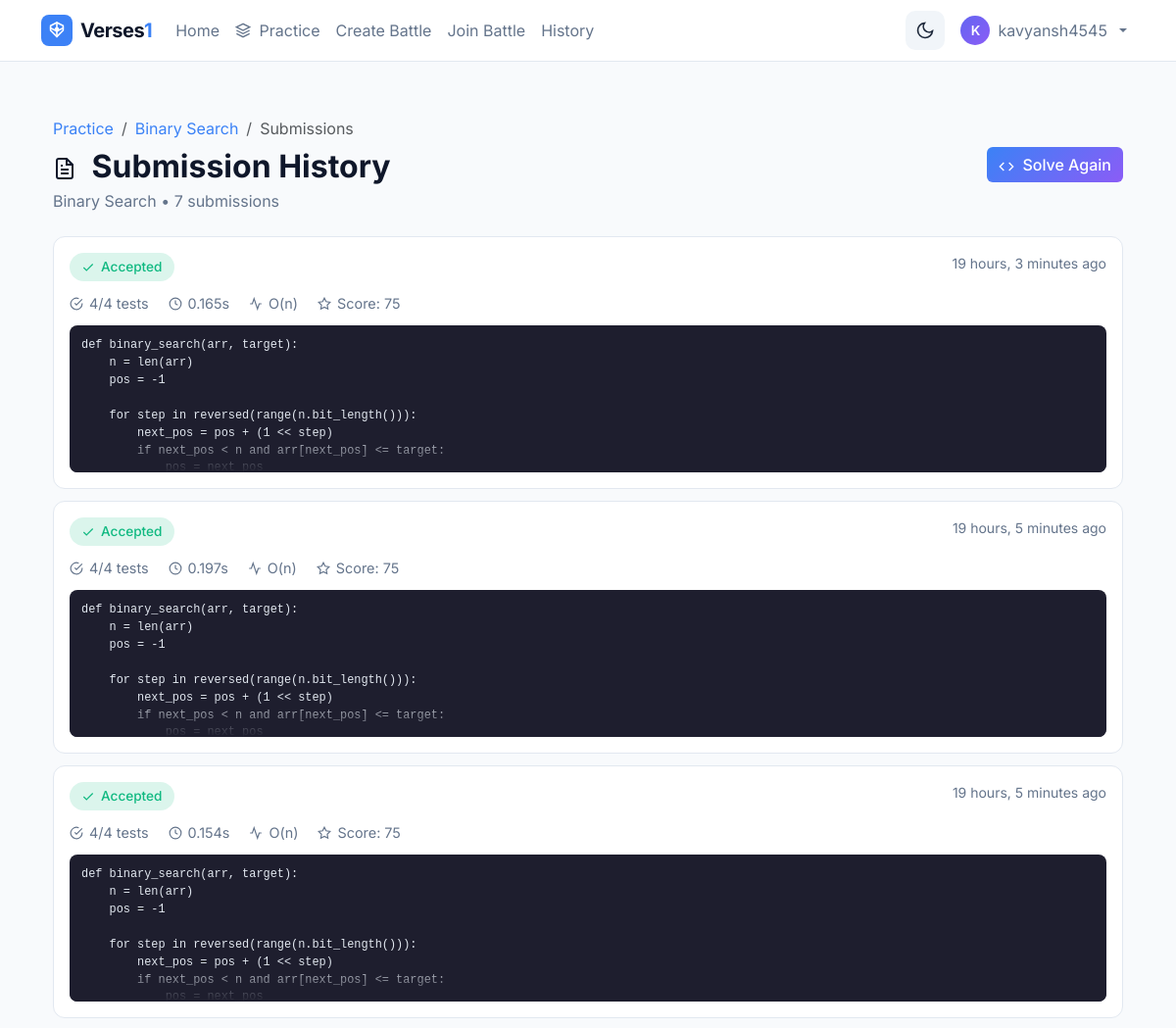
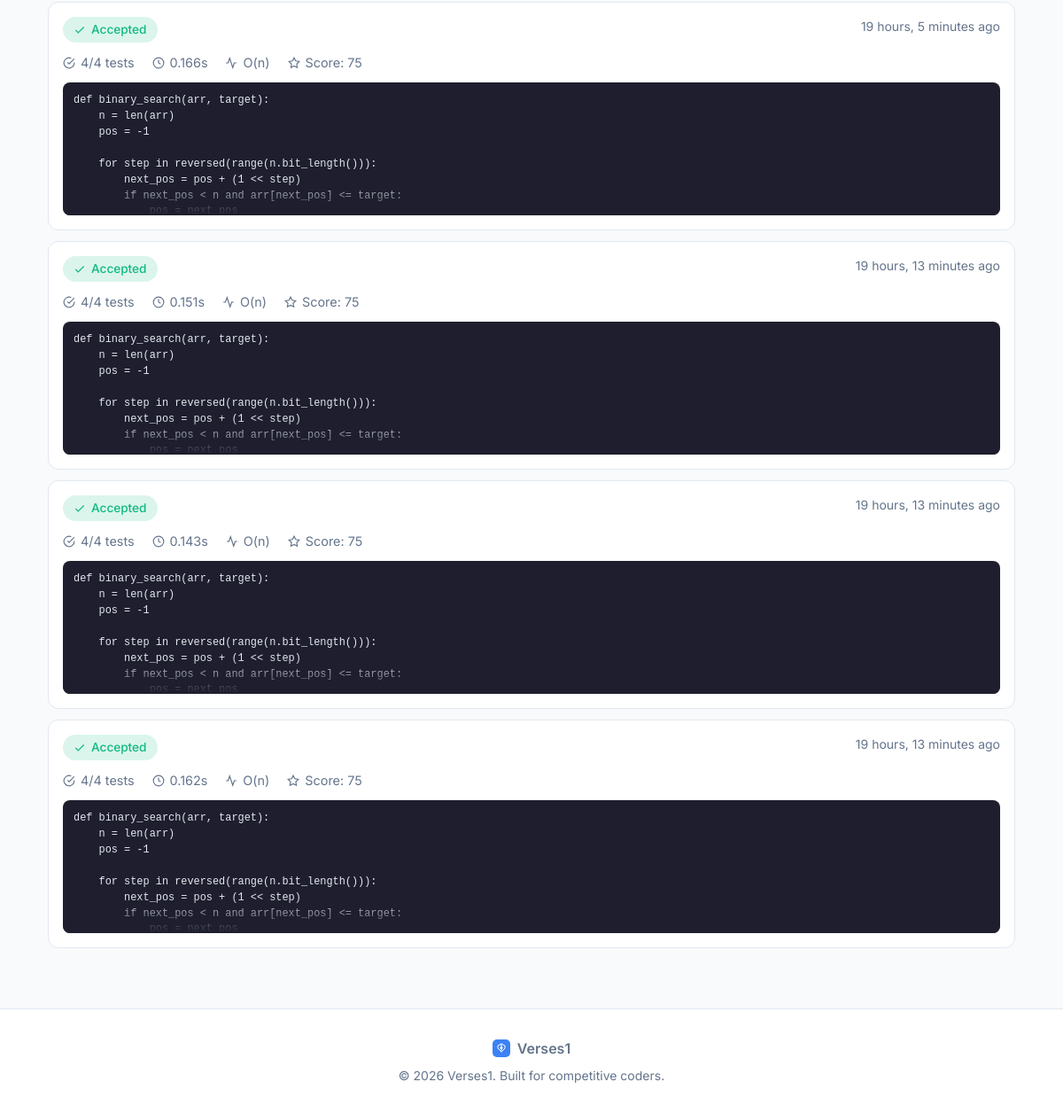
Screenshot of /practice/binary-search/submissions/ (signed in) with the database file from the repository (2 pictures, top to bottom).
### battles/models.py (models this page shows, shortened)
class ProblemStatement(models.Model):
    DIFFICULTY_CHOICES = [
        ('easy', 'Easy'),
        ('medium', 'Medium'),
        ('hard', 'Hard'),
    ]
    title = models.CharField(max_length=200)
    slug = models.SlugField(unique=True)
    description = models.TextField(help_text="Problem description in Markdown")
    input_format = models.TextField(help_text="Description of input format")
    output_format = models.TextField(help_text="Description of expected output format")
    constraints = models.TextField(help_text="Constraints (e.g., 1 <= n <= 10^5)")
    example_input = models.TextField(help_text="Example input to show users")
    example_output = models.TextField(help_text="Expected output for example")
    example_explanation = models.TextField(blank=True, help_text="Explanation of the example")
    difficulty = models.CharField(max_length=10, choices=DIFFICULTY_CHOICES, default='easy')
    categories = models.ManyToManyField(Category, related_name='problems', blank=True)
    time_limit_seconds = models.FloatField(default=2.0, help_text="Time limit per test case")
    memory_limit_mb = models.IntegerField(default=256, help_text="Memory limit in MB")
    function_signature = models.CharField(
        max_length=200,
        help_text="Function signature users must implement, e.g., 'def solution(nums, target):'"
    )
    starter_code = models.TextField(
        blank=True,
        help_text="Starter code template for users"
    )
    is_active = models.BooleanField(default=True)
    created_at = models.DateTimeField(auto_now_add=True)
    updated_at = models.DateTimeField(auto_now=True)
    class Meta:
        ordering = ['difficulty', 'title']

class PracticeSubmission(models.Model):
    user = models.ForeignKey(User, on_delete=models.CASCADE, related_name='practice_submissions')
    problem = models.ForeignKey(ProblemStatement, on_delete=models.CASCADE, related_name='practice_submissions')
    code_content = models.TextField()
    submitted_at = models.DateTimeField(auto_now_add=True)
    tests_passed = models.IntegerField(default=0)
    tests_total = models.IntegerField(default=0)
    all_tests_passed = models.BooleanField(default=False)
    test_results = models.JSONField(null=True, blank=True)
    avg_execution_time = models.FloatField(null=True, blank=True)
    complexity_score = models.FloatField(null=True, blank=True)
    performance_score = models.FloatField(null=True, blank=True)
    total_score = models.FloatField(null=True, blank=True)
    time_complexity_estimate = models.CharField(max_length=20, null=True, blank=True)
    class Meta:
        ordering = ['-submitted_at']

### battles/views.py (the view)
# urls.py: path('practice/<slug:slug>/submissions/', views.submission_history, name='submission_history'),
@login_required
def submission_history(request, slug):
    problem = get_object_or_404(ProblemStatement, slug=slug, is_active=True)
    submissions = PracticeSubmission.objects.filter(
        user=request.user,
        problem=problem
    ).order_by('-submitted_at')
    return render(request, 'battles/submission_history.html', {
        'problem': problem,
        'submissions': submissions,
    })

### battles/templates/battles/submission_history.html (shortened to what this page needs)
{% extends 'base.html' %}
{% block content %}
<div class="container py-4">
    <div class="d-flex justify-content-between align-items-center mb-4">
        <div>
            <nav aria-label="breadcrumb">
                <ol class="breadcrumb mb-2">
                    <li class="breadcrumb-item"><a href="{% url 'practice' %}">Practice</a></li>
                    <li class="breadcrumb-item"><a href="{% url 'practice_problem' problem.slug %}">{{ problem.title }}</a></li>
                    <li class="breadcrumb-item active">Submissions</li>
                </ol>
            </nav>
            <h2 class="fw-bold mb-1">
                Submission History
            </h2>
            <p class="text-secondary mb-0">{{ problem.title }} • {{ submissions.count }} submission{{ submissions.count|pluralize }}</p>
        </div>
        <a href="{% url 'practice_problem' problem.slug %}" class="btn btn-primary">
            <svg width="16" height="16" viewBox="0 0 24 24" fill="none" stroke="currentColor" stroke-width="2" class="me-1">
                <polyline points="16 18 22 12 16 6"/>
                <polyline points="8 6 2 12 8 18"/>
            </svg>
            Solve Again
        </a>
    </div>
    {% if submissions %}
    <div class="submissions-list">
        {% for submission in submissions %}
        <a href="{% url 'submission_detail' submission.id %}" class="text-decoration-none">
            <div class="submission-card">
                <div class="d-flex justify-content-between align-items-start">
                    <div>
                        <span class="submission-status {% if submission.all_tests_passed %}status-accepted{% else %}status-failed{% endif %}">
                            {% if submission.all_tests_passed %}
                            <svg width="14" height="14" viewBox="0 0 24 24" fill="none" stroke="currentColor" stroke-width="2">
                                <polyline points="20 6 9 17 4 12"/>
                            </svg>
                            Accepted
                            {% else %}
                            <svg width="14" height="14" viewBox="0 0 24 24" fill="none" stroke="currentColor" stroke-width="2">
                                <line x1="18" y1="6" x2="6" y2="18"/>
                                <line x1="6" y1="6" x2="18" y2="18"/>
                            </svg>
                            Failed
                            {% endif %}
                        </span>
                    </div>
                    <small class="text-muted">{{ submission.submitted_at|timesince }} ago</small>
                </div>
                <div class="submission-meta">
                    <span>
                        <svg width="14" height="14" viewBox="0 0 24 24" fill="none" stroke="currentColor" stroke-width="2">
                            <path d="M22 11.08V12a10 10 0 1 1-5.93-9.14"/>
                            <polyline points="22 4 12 14.01 9 11.01"/>
                        </svg>
                        {{ submission.tests_passed }}/{{ submission.tests_total }} tests
                    </span>
                    {% if submission.avg_execution_time %}
                    <span>
                        <svg width="14" height="14" viewBox="0 0 24 24" fill="none" stroke="currentColor" stroke-width="2">
                            <circle cx="12" cy="12" r="10"/>
                            <polyline points="12 6 12 12 16 14"/>
                        </svg>
                        {{ submission.avg_execution_time|floatformat:3 }}s
                    </span>
                    {% endif %}
                    {% if submission.time_complexity_estimate %}
                    <span>
                        <svg width="14" height="14" viewBox="0 0 24 24" fill="none" stroke="currentColor" stroke-width="2">
                            <polyline points="22 12 18 12 15 21 9 3 6 12 2 12"/>
                        </svg>
                        {{ submission.time_complexity_estimate }}
                    </span>
                    {% endif %}
                    {% if submission.total_score %}
                    <span>
                        <svg width="14" height="14" viewBox="0 0 24 24" fill="none" stroke="currentColor" stroke-width="2">
                            <polygon points="12 2 15.09 8.26 22 9.27 17 14.14 18.18 21.02 12 17.77 5.82 21.02 7 14.14 2 9.27 8.91 8.26 12 2"/>
                        </svg>
                        Score: {{ submission.total_score|floatformat:0 }}
                    </span>
                    {% endif %}
                </div>
                <div class="code-preview">
                    <pre><code>{{ submission.code_content|truncatechars:300 }}</code></pre>
                </div>
            </div>
        </a>
        {% endfor %}
    </div>
    {% endif %}
</div>
{% endblock %}

### battles/templates/base.html (shortened to what this page needs)
<!DOCTYPE html>
{% load static %}
<html lang="en" data-theme="light">
<head>
    <link href="https://cdn.jsdelivr.net/npm/bootstrap@5.3.2/dist/css/bootstrap.min.css" rel="stylesheet">
    <link href="{% static 'battles/css/site.css' %}" rel="stylesheet">
</head>
<body>
    <nav class="navbar navbar-expand-lg">
        <div class="container">
            <a class="navbar-brand d-flex align-items-center gap-2" href="{% url 'home' %}">
                <span class="brand-text">Verses<span class="brand-accent">1</span></span>
            </a>
            <div class="collapse navbar-collapse" id="navbarNav">
                <ul class="navbar-nav me-auto">
                    <li class="nav-item">
                        <a class="nav-link" href="{% url 'home' %}">Home</a>
                    </li>
                    <li class="nav-item">
                        <a class="nav-link" href="{% url 'practice' %}">
                            <svg width="16" height="16" viewBox="0 0 24 24" fill="none" stroke="currentColor" stroke-width="2" style="margin-right: 4px; vertical-align: -2px;">
                                <path d="M12 2L2 7l10 5 10-5-10-5z"/>
                                <path d="M2 17l10 5 10-5"/>
                                <path d="M2 12l10 5 10-5"/>
                            </svg>
                            Practice
                        </a>
                    </li>
                    {% if user.is_authenticated %}
                        <li class="nav-item">
                            <a class="nav-link" href="{% url 'create_battle' %}">Create Battle</a>
                        </li>
                        <li class="nav-item">
                            <a class="nav-link" href="{% url 'join_battle' %}">Join Battle</a>
                        </li>
                        <li class="nav-item">
                            <a class="nav-link" href="{% url 'battle_history' %}">History</a>
                        </li>
                    {% endif %}
                </ul>
                <ul class="navbar-nav align-items-center">
                    <li class="nav-item me-2">
                        <button class="theme-toggle" onclick="toggleTheme()" title="Toggle dark mode">
                            <svg class="moon-icon" width="20" height="20" viewBox="0 0 24 24" fill="none" stroke="currentColor" stroke-width="2">
                                <path d="M21 12.79A9 9 0 1 1 11.21 3 7 7 0 0 0 21 12.79z"/>
                            </svg>
                        </button>
                    </li>
                    {% if user.is_authenticated %}
                        <li class="nav-item dropdown">
                            <a class="nav-link dropdown-toggle d-flex align-items-center gap-2" href="#" role="button" data-bs-toggle="dropdown" aria-expanded="false">
                                <div class="user-avatar-sm">{{ user.username|slice:":1"|upper }}</div>
                                {{ user.username }}
                            </a>
                        </li>
                    {% endif %}
                </ul>
            </div>
        </div>
    </nav>
    <div class="main-content">
        <div class="container">
            {% block content %}{% endblock %}
        </div>
    </div>
    <footer class="footer text-center">
        <div class="container">
            <div class="d-flex justify-content-center align-items-center gap-2 mb-2">
                <span class="fw-semibold">Verses1</span>
            </div>
            <p class="mb-0 small">&copy; 2026 Verses1. Built for competitive coders.</p>
        </div>
    </footer>
</body>
</html>

### battles/static/battles/css/site.css (style rules this page uses)
:root { --bg: #f8fafc; --panel: #ffffff; --card: #ffffff; --card-hover: #f1f5f9; --primary: #3b82f6; --primary-2: #2563eb; --accent: #8b5cf6; --accent-2: #7c3aed; --success: #10b981; --warning: #f59e0b; --danger: #ef4444; --muted: #64748b; --text: #0f172a; --text-secondary: #475569; --border: #e2e8f0; --glass: rgba(255,255,255,0.8); --gradient: linear-gradient(135deg, #3b82f6 0%, #8b5cf6 100%); }
.navbar-brand { font-weight: 700 !important; letter-spacing: -0.5px; }
.brand-text { font-size: 1.25rem; font-weight: 700; color: var(--text); }
.brand-accent { color: var(--primary); }
body { background: var(--bg); font-family: 'Inter', system-ui, -apple-system, 'Segoe UI', Roboto, 'Helvetica Neue', Arial, sans-serif; color: var(--text); }
.navbar { background: var(--panel); border-bottom: 1px solid var(--border); transition: background .3s ease, box-shadow .3s ease; }
.btn-primary { background: var(--gradient); border: none; color: white; font-weight: 500; transition: all .2s ease; }
.footer { background: var(--panel); color: var(--muted); border-top: 1px solid var(--border); padding: 2rem 0; }
a { color: var(--primary); text-decoration: none; }
.navbar .nav-link { color: var(--text-secondary) !important; transition: color .2s ease; }
h1, h2, h3, h4, h5, h6 { color: var(--text); font-weight: 600; }
p, .lead, .card-text { color: var(--text-secondary); }
.text-muted { color: var(--muted) !important; }
.text-secondary { color: var(--text-secondary) !important; }

### battles/templates/battles/submission_history.html (style rules this page uses)
.submission-card { border: 1px solid var(--border); border-radius: 12px; padding: 16px; margin-bottom: 12px; background: var(--card); transition: all 0.2s ease; }
.submission-status { display: inline-flex; align-items: center; gap: 6px; padding: 4px 12px; border-radius: 20px; font-size: 0.85rem; font-weight: 500; }
.status-accepted { background: rgba(16, 185, 129, 0.15); color: #10b981; }
.submission-meta { display: flex; gap: 20px; margin-top: 12px; font-size: 0.9rem; color: var(--text-secondary); }
.submission-meta span { display: flex; align-items: center; gap: 6px; }
.code-preview { background: #1e1e2e; border-radius: 8px; padding: 12px; margin-top: 12px; font-family: 'Fira Code', monospace; font-size: 0.85rem; color: #e2e8f0; max-height: 150px; overflow: hidden; position: relative; }
.code-preview::after { content: ''; position: absolute; bottom: 0; left: 0; right: 0; height: 40px; background: linear-gradient(transparent, #1e1e2e); }

### battles/templates/base.html (style rules this page uses)
:root { --primary-color: #6366f1; --secondary-color: #8b5cf6; --success-color: #10b981; --warning-color: #f59e0b; --danger-color: #ef4444; --bg-color: #f8fafc; --card-bg: #ffffff; --text-primary: #1e293b; --text-secondary: #64748b; --border-color: #e2e8f0; --hover-bg: #f1f5f9; --navbar-bg: #ffffff; --shadow-sm: 0 1px 2px rgba(0, 0, 0, 0.05); --shadow-md: 0 4px 6px -1px rgba(0, 0, 0, 0.1); --shadow-lg: 0 10px 15px -3px rgba(0, 0, 0, 0.1); }
body { min-height: 100vh; display: flex; flex-direction: column; background: var(--bg-color); color: var(--text-primary); transition: background-color 0.3s, color 0.3s; }
.main-content { flex: 1; padding: 2rem 0; }
.theme-toggle { display: flex; align-items: center; justify-content: center; width: 40px; height: 40px; border: none; background: var(--hover-bg); border-radius: 10px; cursor: pointer; transition: all 0.3s; color: var(--text-primary); }
.theme-toggle .moon-icon { display: block; }
.user-avatar-sm { width: 30px; height: 30px; min-width: 30px; border-radius: 50%; background: linear-gradient(135deg, #6366f1, #8b5cf6); display: flex; align-items: center; justify-content: center; font-size: 0.85rem; font-weight: 600; color: white; text-transform: uppercase; }

### rows the page displays
ProblemStatement: title "Binary Search"
PracticeSubmission: all_tests_passed True (drawn), submitted_at "19 hours, 3 minutes", tests_passed "4", tests_total "4", avg_execution_time "0.165", time_complexity_estimate "O(n)", total_score "75", code_content "def binary_search(arr, target): n = len(arr) pos = -1 for step in reversed(range(n.bit_length())): next_pos = pos + (1 << step) if next_pos < n and arr[next_pos] <= target: pos = next_pos…"
PracticeSubmission: all_tests_passed True (drawn), submitted_at "19 hours, 5 minutes", tests_passed "4", tests_total "4", avg_execution_time "0.197", time_complexity_estimate "O(n)", total_score "75", code_content "def binary_search(arr, target): n = len(arr) pos = -1 for step in reversed(range(n.bit_length())): next_pos = pos + (1 << step) if next_pos < n and arr[next_pos] <= target: pos = next_pos…"
PracticeSubmission: all_tests_passed True (drawn), submitted_at "19 hours, 5 minutes", tests_passed "4", tests_total "4", avg_execution_time "0.154", time_complexity_estimate "O(n)", total_score "75", code_content "def binary_search(arr, target): n = len(arr) pos = -1 for step in reversed(range(n.bit_length())): next_pos = pos + (1 << step) if next_pos < n and arr[next_pos] <= target: pos = next_pos…"
PracticeSubmission: all_tests_passed True (drawn), submitted_at "19 hours, 5 minutes", tests_passed "4", tests_total "4", avg_execution_time "0.166", time_complexity_estimate "O(n)", total_score "75", code_content "def binary_search(arr, target): n = len(arr) pos = -1 for step in reversed(range(n.bit_length())): next_pos = pos + (1 << step) if next_pos < n and arr[next_pos] <= target: pos = next_pos…"
PracticeSubmission: all_tests_passed True (drawn), submitted_at "19 hours, 13 minutes", tests_passed "4", tests_total "4", avg_execution_time "0.151", time_complexity_estimate "O(n)", total_score "75", code_content "def binary_search(arr, target): n = len(arr) pos = -1 for step in reversed(range(n.bit_length())): next_pos = pos + (1 << step) if next_pos < n and arr[next_pos] <= target: pos = next_pos…"
PracticeSubmission: all_tests_passed True (drawn), submitted_at "19 hours, 13 minutes", tests_passed "4", tests_total "4", avg_execution_time "0.143", time_complexity_estimate "O(n)", total_score "75", code_content "def binary_search(arr, target): n = len(arr) pos = -1 for step in reversed(range(n.bit_length())): next_pos = pos + (1 << step) if next_pos < n and arr[next_pos] <= target: pos = next_pos…"
PracticeSubmission: all_tests_passed True (drawn), submitted_at "19 hours, 13 minutes", tests_passed "4", tests_total "4", avg_execution_time "0.162", time_complexity_estimate "O(n)", total_score "75", code_content "def binary_search(arr, target): n = len(arr) pos = -1 for step in reversed(range(n.bit_length())): next_pos = pos + (1 << step) if next_pos < n and arr[next_pos] <= target: pos = next_pos…"

### other values shown
{{ user.username|slice:":1"|upper }} "K"
{{ user.username }} "kavyansh4545"
{{ submissions.count }} "7"
